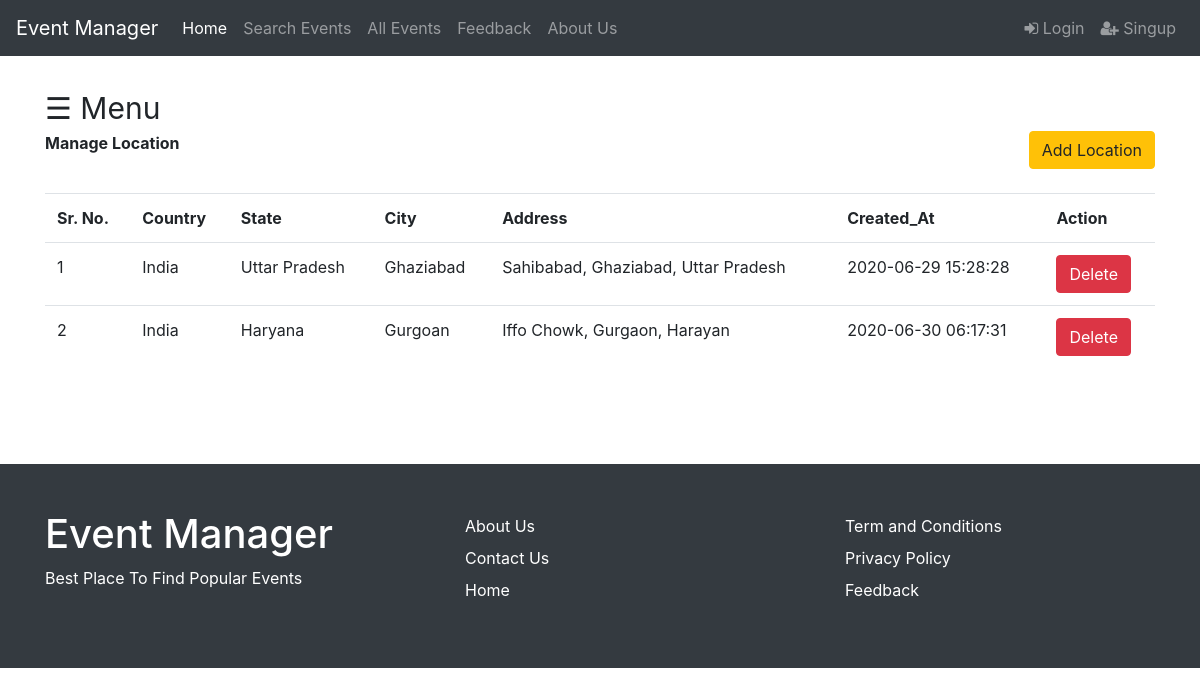
/admin/locationmanage.php (signed in), run on the app's committed database.
### tables this page shows
CREATE TABLE `location` (
  `location_id` int(11) NOT NULL,
  `country` varchar(150) NOT NULL,
  `state` varchar(150) NOT NULL,
  `city` varchar(150) NOT NULL,
  `address` text NOT NULL,
  `created_at` timestamp NOT NULL DEFAULT current_timestamp()
);

### config/function.php (called while the page is built, shortened)
<?php
function getLocation($location_id=null)
{
	$data = array();
	if(! empty($location_id))
	{
		$location_sql = "SELECT * FROM location WHERE location_id='$location_id'";
	}else
	{
		$location_sql = "SELECT * FROM location";
	}
	$conn = new Dbconnect();
	$db = $conn->dbmsConnect();
	$location_result = $db->query($location_sql);
	if($location_result->num_rows > 0 )
	{
		while($location = $location_result->fetch_assoc())
		{
			$data[] = $location;
 		}
	}
	return $data;
}
?>

### admin/locationmanage.php (the view, shortened to what this page needs)
<?php
	  include('../layout/header.php');
	  include('../config/function.php');
	  	$location = getLocation();
?>
	<div class="container">
		<div class="row">
			<div class="col-md-12">
				<section class="mt-30">
					<?php include('sidebar.php'); ?>
					<div id="main" >
						<span><b>Manage Location</b><a href="addlocation.php" class="btn btn-warning float-right">Add Location</a></span>
						<div class="clearfix"></div>
						<br>
						<table class="table">
							<tr>
								<th>Sr. No.</th>
								<th>Country</th>
								<th>State</th>
								<th>City</th>
								<th>Address</th>
								<th>Created_At</th>
								<th>Action</th>
							</tr>
							<?php foreach($location as $location_list) {?>
							<tr>
								<td><?php echo $location_list['location_id']; ?></td>
								<td><?php echo $location_list['country']; ?></td>
								<td><?php echo $location_list['state']; ?></td>
								<td><?php echo $location_list['city']; ?></td>
								<td><?php echo $location_list['address']; ?></td>
								<td><?php echo $location_list['created_at']; ?></td>
								<td>
									<a href="<?php echo BASE_URL; ?>admin/locationmanage.php?action=delete_location&location_id=<?php echo $location_list['location_id'];?>" class="btn btn-danger">Delete</a>
								</td>
							</tr>
							<?php } ?>
						</table>
					</div>
				</section>
			</div>
		</div>
	</div>
<?php include('../layout/footer.php'); ?>

### assets/css/custom.css (style rules this page uses)
body { margin: 0; padding: 0; }
section { padding-bottom: 80px; }
.mt-30 { margin-top: 30px; }

### data on the page
location: location_id "1", country "India", state "Uttar Pradesh", city "Ghaziabad", address "Sahibabad, Ghaziabad, Uttar Pradesh", created_at "2020-06-29 15:28:28"
location: location_id "2", country "India", state "Haryana", city "Gurgoan", address "Iffo Chowk, Gurgaon, Harayan", created_at "2020-06-30 06:17:31"
